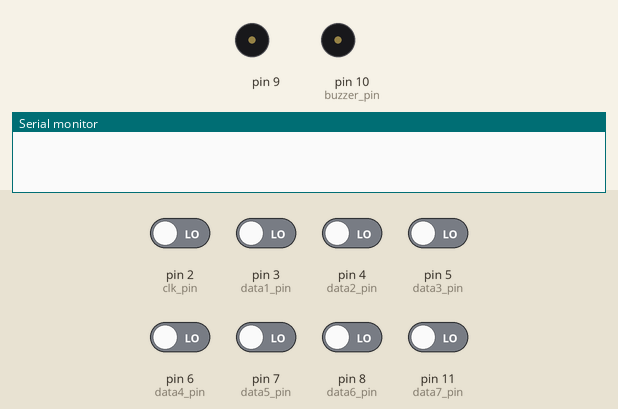
Simulated run of this sketch. Board: Arduino Uno, built with avr-gcc and run on an emulated ATmega328P. Shown: buzzer (waves = sounding, pin HIGH), the last lines printed to the serial monitor. The inputs (shaded band) are chosen by the test bench; at power-on: pin 2 (clk_pin), pin 3 (data1_pin), pin 4 (data2_pin), pin 5 (data3_pin), pin 6 (data4_pin), pin 7 (data5_pin), pin 8 (data6_pin), pin 11 (data7_pin) LOW.

Above: at 1.2 s.
1.3 s: pin 2 (clk_pin) driven HIGH
At 1.7 s:
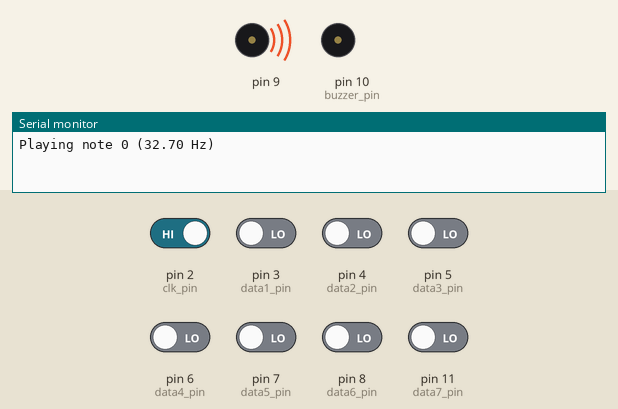
Timing chart, 0 to 4.3 s (numbered marks = the images above; inputs shaded):
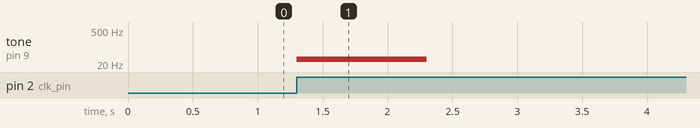

The sketch:

arduino.ino
```cpp
#include <toneAC.h>

#define clk_pin 2   // ADI A
#define data1_pin 3 // ADI B
#define data2_pin 4 // ADI C
#define data3_pin 5 // ADI D
#define data4_pin 6 // ADI E
#define data5_pin 7 // ADI F
#define data6_pin 8 // ADI G
#define data7_pin 11 // ADI H
#define buzzer_pin 10

/**
 * Musical Note frequencies (starting from C1)
 * C1 = 32.70 Hz
 * C#1 = 34.65 Hz
 * D1 = 36.71 Hz
 * D#1 = 38.89 Hz
 * E1 = 41.20 Hz
 * F1 = 43.65 Hz
 * F#1 = 46.25 Hz
 * G1 = 49.00 Hz
 * G#1 = 51.91 Hz
 * A1 = 55.00 Hz
 * A#1 = 58.27 Hz
 * B1 = 61.74 Hz
 */

// The frequencies of C1 -> B1
const float frequencyBase[12] = {32.70, 34.65, 36.71, 38.89, 41.20, 43.65, 46.25, 49.00, 51.91, 55.00, 58.27, 61.74};

/**
 * Plays a note.
 * the ID is number of half-steps above C1
 */
void playNote(uint8_t id)
{
  // if id is 60, stop playing
  if (id == 60)
  {
    Serial.println("Rest");
    noToneAC();
    return;
  }

  int note = id % 12;
  int octave = id / 12;

  float frequency = frequencyBase[note] * pow(2.0, (double)octave);
  Serial.print("Playing note ");
  Serial.print(id);
  Serial.print(" (");
  Serial.print(frequency);
  Serial.println(" Hz)");

  toneAC(frequency);
}

void setup()
{
  // Serial to 115200
  Serial.begin(115200);

  // Clock
  pinMode(clk_pin, INPUT);

  // Data in
  pinMode(data1_pin, INPUT); // new note
  pinMode(data2_pin, INPUT);
  pinMode(data3_pin, INPUT);
  pinMode(data4_pin, INPUT);
  pinMode(data5_pin, INPUT);
  pinMode(data6_pin, INPUT);
  pinMode(data7_pin, INPUT);

  // Buzzer
  pinMode(buzzer_pin, OUTPUT);
}

uint8_t decodeInput()
{
  uint8_t result = 0;
  result |= digitalRead(data2_pin) << 0;
  result |= digitalRead(data3_pin) << 1;
  result |= digitalRead(data4_pin) << 2;
  result |= digitalRead(data5_pin) << 3;
  result |= digitalRead(data6_pin) << 4;
  result |= digitalRead(data7_pin) << 5;

  return result;
}

bool clockState = false;
long long lastInputTime = millis();

void loop()
{
  // has the clock signal changed?
  if (digitalRead(clk_pin) != clockState)
  {

    lastInputTime = millis();
    // update clock state
    clockState = !clockState;

    // read input
    uint8_t input = decodeInput();

    // is it a new note?
    if (digitalRead(data1_pin) == HIGH)
    {
      // add a short delay
      noToneAC();
      delay(2);
    }

    // play note
    playNote(input);
  }

  // mute it if no input for 1 second
  if (millis() - lastInputTime > 1000)
  {
    noToneAC();
  }

  // delay
  delay(1);
}
```

Measured:
- after the input at 1.3 s, tone on pin 9: silent → 32 Hz at once, → silent 1.0 s later
